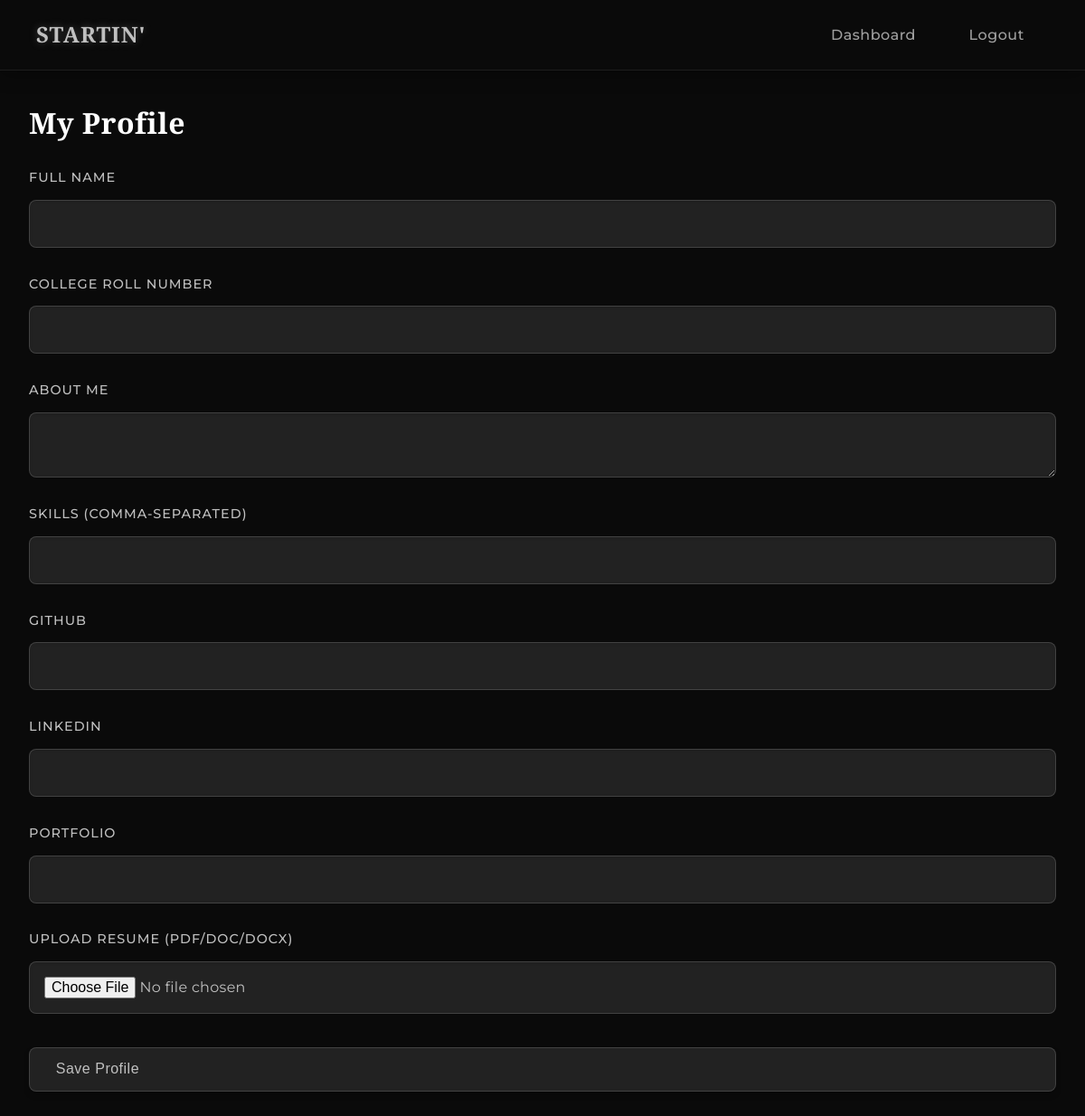
The app's page /student/profile (signed in), older data.
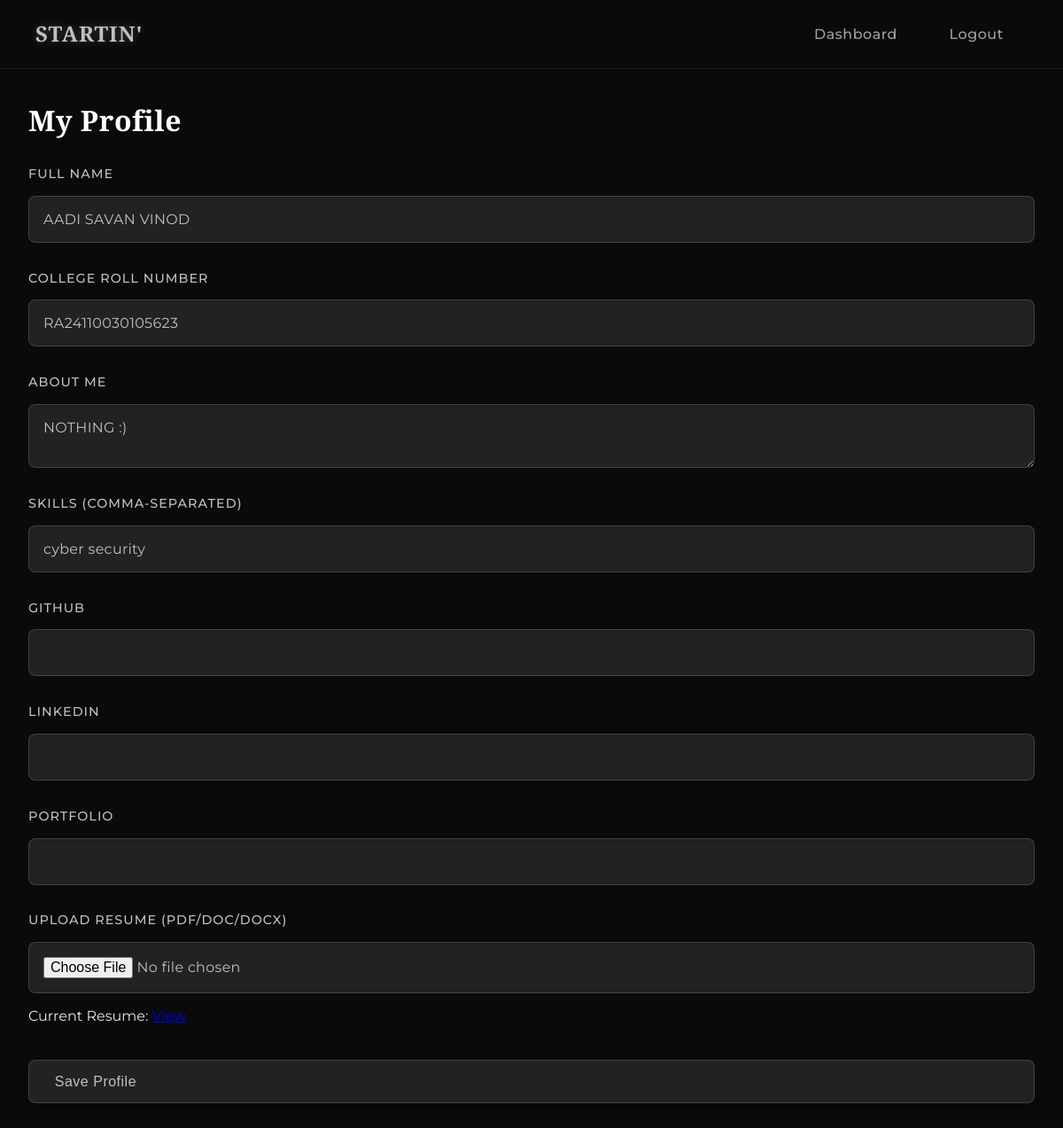
The same page, newer data.
### Models.py (models this page shows)
class StudentProfile(db.Model):
    __tablename__ = "student_profile"
    id = db.Column(db.Integer, primary_key=True)
    student_id = db.Column(db.Integer, db.ForeignKey("student_registeration.id"), unique=True, nullable=False)
    name = db.Column(db.String(100), nullable=False)
    college_roll = db.Column(db.String(50), nullable=False, unique=True)
    about = db.Column(db.Text)
    skillset = db.Column(db.String(300))
    resume = db.Column(db.String(200))
    github = db.Column(db.String(200))
    linkedin = db.Column(db.String(200))
    portfolio = db.Column(db.String(200))
    listings = db.relationship("StudentListing", backref="student", lazy=True)

### app.py (the view, shortened to what this page needs)
@app.route('/student/profile', methods=["GET", "POST"])
def profile():
    student_id = session.get('student_id')
    if not student_id:
        return redirect(url_for('login_student'))
    profile = StudentProfile.query.filter_by(student_id=student_id).first()
    return render_template('profile_student.html', profile=profile)

### templates/profile_student.html (shortened to what this page needs)
<!DOCTYPE html>
<html lang="en">
<head>
    <link rel="stylesheet" href="{{ url_for('static', filename='styles_student.css') }}">
</head>
<body>
<nav class="navbar">
    <div class="nav-brand">STARTIN'</div>
    <div class="nav-links">
        <a href="{{ url_for('index1') }}">Dashboard</a>
        <a href="{{ url_for('logout') }}" class="logout-btn">Logout</a>
    </div>
</nav>
<main class="profile-main-container">
    <h1>My Profile</h1>
    <form method="POST" enctype="multipart/form-data" class="profile-form">
        <div class="form-group">
            <label for="studentName">Full Name</label>
            <input type="text" id="studentName" name="studentName" value="{{ profile.name if profile else '' }}" required>
        </div>
        <div class="form-group">
            <label for="rollNumber">College Roll Number</label>
            <input type="text" id="rollNumber" name="rollNumber" value="{{ profile.college_roll if profile else '' }}" required>
        </div>
        <div class="form-group">
            <label for="aboutMe">About Me</label>
            <textarea id="aboutMe" name="aboutMe">{{ profile.about if profile else '' }}</textarea>
        </div>
        <div class="form-group">
            <label for="skillset">Skills (comma-separated)</label>
            <input type="text" id="skillset" name="skillset" value="{{ profile.skillset if profile else '' }}">
        </div>
        <div class="form-group">
            <label for="github">GitHub</label>
            <input type="url" id="github" name="github" value="{{ profile.github if profile else '' }}">
        </div>
        <div class="form-group">
            <label for="linkedin">LinkedIn</label>
            <input type="url" id="linkedin" name="linkedin" value="{{ profile.linkedin if profile else '' }}">
        </div>
        <div class="form-group">
            <label for="portfolio">Portfolio</label>
            <input type="url" id="portfolio" name="portfolio" value="{{ profile.portfolio if profile else '' }}">
        </div>
        <div class="form-group">
            <label for="resume">Upload Resume (PDF/DOC/DOCX)</label>
            <input type="file" id="resume" name="resume" accept=".pdf,.doc,.docx">
            {% if profile and profile.resume %}
                <p>Current Resume: <a href="{{ profile.resume }}" target="_blank">View</a></p>
            {% endif %}
        </div>
        <button type="submit" class="btn-primary">Save Profile</button>
    </form>
</main>
</body>
</html>

Row changes from the older to the newer data that the page shows:
added StudentProfile: studentName "AADI SAVAN VINOD", rollNumber "RA24110030105623", aboutMe "NOTHING :)", skillset "cyber security"
Text that changed along with them:
text now shown: "Current Resume:"
